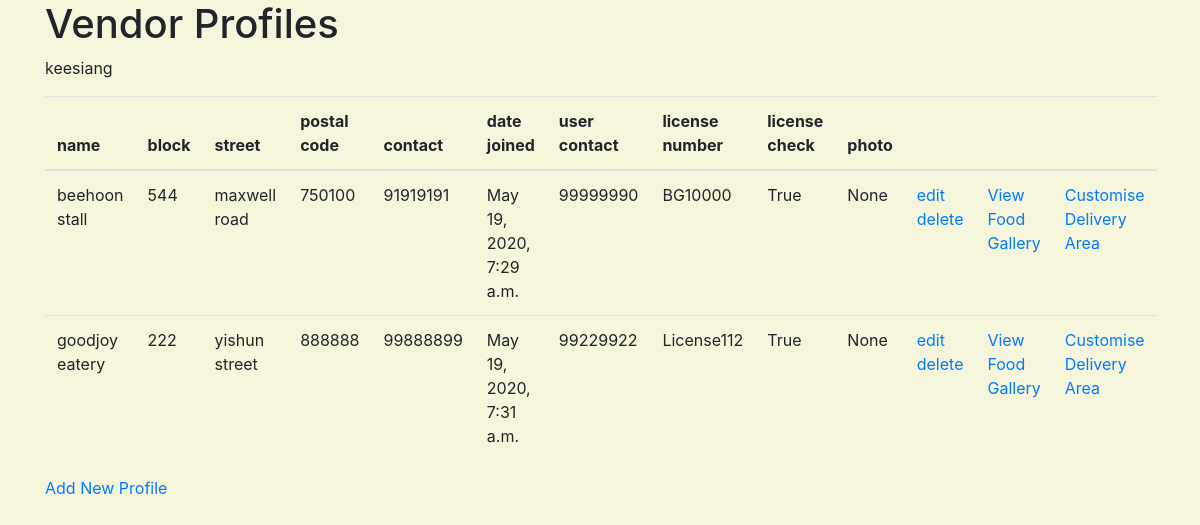
/vendor/profiles/ (signed in), run on an earlier commit of the app's database.
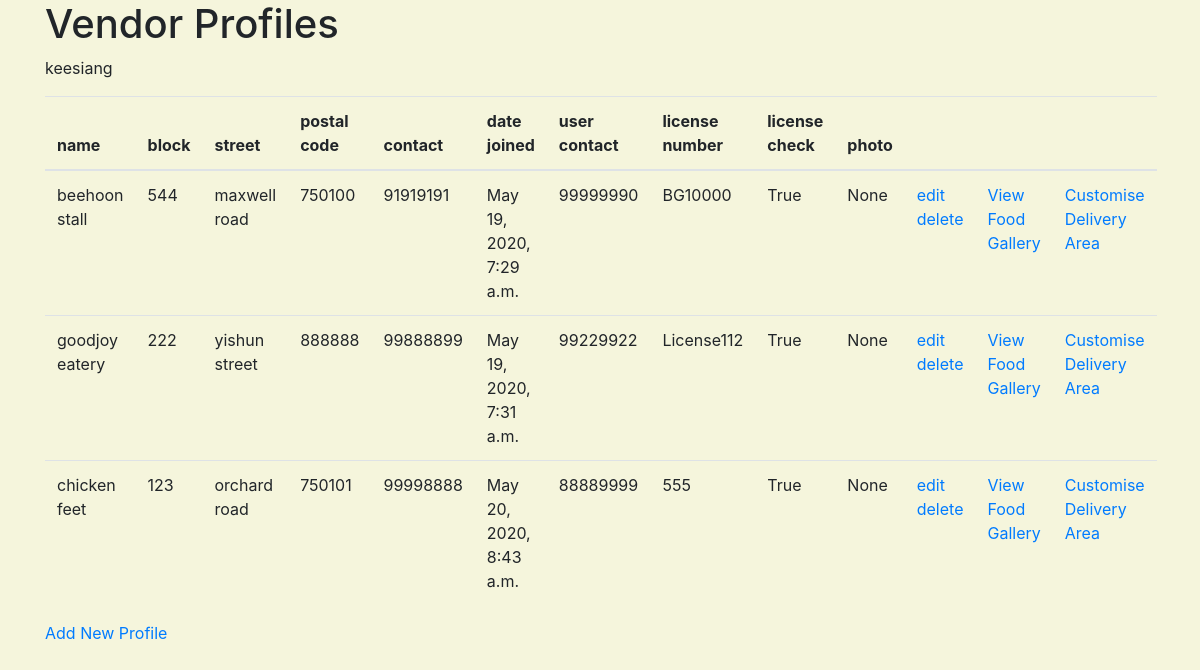
And on a later commit of the database.
### vendor/models.py (models this page shows, shortened)
class Vendor(models.Model):
    category = models.ManyToManyField(Category)
    postal_code = models.ForeignKey(Postal, null=True, blank=False, on_delete=models.SET_NULL)
    name = models.CharField( max_length=100, null=False, blank=False)
    block = models.PositiveSmallIntegerField( null=False, blank=False)
    street = models.CharField(max_length=254, null=False, blank=False)
    contact = models.PositiveIntegerField(validators=[MinValueValidator(10000000), MaxValueValidator(99999999)], null=False, blank=False)
    date_joined = models.DateTimeField(auto_now_add=True)
    user = models.ForeignKey(User, null=True, on_delete=models.SET_NULL)
    user_contact = models.PositiveIntegerField(validators=[MinValueValidator(10000000), MaxValueValidator(99999999)], null=False, blank=False)
    license_number = models.CharField(max_length=10, null=False, blank=False)
    license_check = models.BooleanField(default=False)
    photo_url=models.URLField(max_length=1024, null=True, blank=True)

### location/models.py (models this page shows)
class Postal(models.Model):
    postal_code = models.PositiveIntegerField(validators=[MinValueValidator(10000), MaxValueValidator(999999)], null=False, blank=False)
    def __str__(self):
        return str(self.postal_code)

### vendor/views.py (the view)
# urls.py: path('profiles/', vendor.views.view_vendor_profiles, name='view_vendor_profiles_route'),
@login_required
def view_vendor_profiles(request):
    vendor_profiles = Vendor.objects.filter(user=request.user)
    username = request.user.username
    return render(request, "vendor/vendor_profiles.html", {
            "vendor_profiles": vendor_profiles,
            "username": username
    })

### vendor/templates/vendor/vendor_profiles.html (shortened to what this page needs)
{% extends 'base_template.html' %}
{%block content%}
<h1> Vendor Profiles </h1>
<p> {{username}} </p>
    <table class="table">
        <tr>
            <thead>
                <th>name</th>
                <th>block</th>
                <th>street</th>
                <th>postal code</th>
                <th> contact </th>
                <th> date joined </th>
                <th> user contact </th>
                <th> license number </th>
                <th> license check </th>
                <th> photo </th>
                <th> &nbsp; </th>
                <th> &nbsp; </th>
                <th> &nbsp; </th>
            </thead>
        </tr>
        {%for j in vendor_profiles %}
            <tr>
                <td> {{j.name}} </td>
                <td> {{j.block}} </td>
                <td> {{j.street}} </td>
                <td> {{j.postal_code}} </td>
                <td> {{j.contact}} </td>
                <td> {{j.date_joined}} </td>
                <td> {{j.user_contact}} </td>
                <td> {{j.license_number}} </td>
                <td> {{j.license_check}} </td>
                <td> {{j.photo_url}} </td>
                <td> <a href="{% url 'edit_vendor_profile_route' vendor_profile_id=j.id %}"> edit</a>
                    <a href="{% url 'delete_vendor_profile_route' vendor_profile_id=j.id %}">delete</a>
                </td>
                <td> <a href="{% url 'view_vendor_food_gallery_route' vendor_profile_id=j.id %}"> View Food Gallery </a> </td>
                <td> <a href="{% url 'create_delivery_area_route' vendor_profile_id=j.id %}"> Customise Delivery Area </a> </td>
            </tr>
        {%endfor%}
    </table>
    <a href="{% url 'create_vendor_route' %}"> Add New Profile </a>
{%endblock%}

What changed in the data, as far as the page shows it:
added Vendor: name "chicken feet", block "123", street "orchard road", postal_code "750101", contact "99998888", date_joined "May 20, 2020, 8:43 a.m.", user_contact "88889999", license_number "555", license_check "True", photo_url "None"
